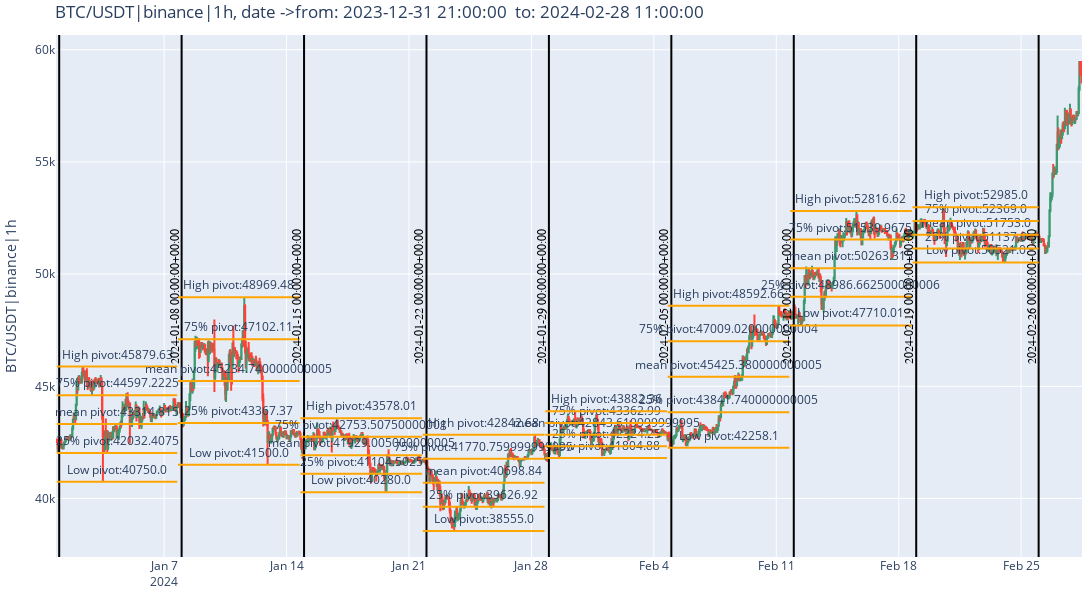

Notebook code for this chart:
### Code cell
levels.plot_Pivots()

### Figure 1 — Plotly figure (JSON) as saved in the notebook; plotly's stock layout.template omitted (floating-point values rounded to 4 significant figures; data arrays with more than 128 entries replaced by an {"elided": "..."} marker saying what was removed)
{"data": [{"close": {"elided": "1407 float values"}, "high": {"elided": "1407 float values"}, "low": {"elided": "1407 float values"}, "name": "candlestick", "open": {"elided": "1407 float values"}, "type": "candlestick", "x": {"elided": "1407 str values"}}], "layout": {"dragmode": "pan", "height": 600, "margin": {"b": 12, "l": 15, "r": 10, "t": 35}, "shapes": [{"editable": true, "label": {"font": {"color": "black", "family": "Courier New, monospace", "size": 12}, "text": "2024-01-01 00:00:00+00:00", "textposition": "bottom left"}, "line": {"color": "black", "width": 2}, "name": "", "type": "line", "x0": "2024-01-01T00:00:00+00:00", "x1": "2024-01-01T00:00:00+00:00", "xref": "x", "y0": 0, "y1": 1, "yref": "y domain"}, {"editable": true, "label": {"text": "Low pivot:40750.0", "textposition": "top center"}, "line": {"color": "orange", "width": 2}, "type": "line", "x0": "2023-12-31T21:00:00", "x1": "2024-01-07T18:00:00", "y0": 40750, "y1": 40750}, {"editable": true, "label": {"text": "25% pivot:42032.4075", "textposition": "top center"}, "line": {"color": "orange", "width": 2}, "type": "line", "x0": "2023-12-31T21:00:00", "x1": "2024-01-07T18:00:00", "y0": 42030.0, "y1": 42030.0}, {"editable": true, "label": {"text": "mean pivot:43314.815", "textposition": "top center"}, "line": {"color": "orange", "width": 2}, "type": "line", "x0": "2023-12-31T21:00:00", "x1": "2024-01-07T18:00:00", "y0": 43310.0, "y1": 43310.0}, {"editable": true, "label": {"text": "75% pivot:44597.2225", "textposition": "top center"}, "line": {"color": "orange", "width": 2}, "type": "line", "x0": "2023-12-31T21:00:00", "x1": "2024-01-07T18:00:00", "y0": 44600.0, "y1": 44600.0}, {"editable": true, "label": {"text": "High pivot:45879.63", "textposition": "top center"}, "line": {"color": "orange", "width": 2}, "type": "line", "x0": "2023-12-31T21:00:00", "x1": "2024-01-07T18:00:00", "y0": 45880.0, "y1": 45880.0}, {"editable": true, "label": {"font": {"color": "black", "family": "Courier New, monospace", "size": 12}, "text": "2024-01-08 00:00:00+00:00", "textposition": "bottom left"}, "line": {"color": "black", "width": 2}, "name": "", "type": "line", "x0": "2024-01-08T00:00:00+00:00", "x1": "2024-01-08T00:00:00+00:00", "xref": "x", "y0": 0, "y1": 1, "yref": "y domain"}, {"editable": true, "label": {"text": "Low pivot:41500.0", "textposition": "top center"}, "line": {"color": "orange", "width": 2}, "type": "line", "x0": "2024-01-07T19:00:00", "x1": "2024-01-14T18:00:00", "y0": 41500, "y1": 41500}, {"editable": true, "label": {"text": "25% pivot:43367.37", "textposition": "top center"}, "line": {"color": "orange", "width": 2}, "type": "line", "x0": "2024-01-07T19:00:00", "x1": "2024-01-14T18:00:00", "y0": 43370.0, "y1": 43370.0}, {"editable": true, "label": {"text": "mean pivot:45234.740000000005", "textposition": "top center"}, "line": {"color": "orange", "width": 2}, "type": "line", "x0": "2024-01-07T19:00:00", "x1": "2024-01-14T18:00:00", "y0": 45230.0, "y1": 45230.0}, {"editable": true, "label": {"text": "75% pivot:47102.11", "textposition": "top center"}, "line": {"color": "orange", "width": 2}, "type": "line", "x0": "2024-01-07T19:00:00", "x1": "2024-01-14T18:00:00", "y0": 47100.0, "y1": 47100.0}, {"editable": true, "label": {"text": "High pivot:48969.48", "textposition": "top center"}, "line": {"color": "orange", "width": 2}, "type": "line", "x0": "2024-01-07T19:00:00", "x1": "2024-01-14T18:00:00", "y0": 48970.0, "y1": 48970.0}, {"editable": true, "label": {"font": {"color": "black", "family": "Courier New, monospace", "size": 12}, "text": "2024-01-15 00:00:00+00:00", "textposition": "bottom left"}, "line": {"color": "black", "width": 2}, "name": "", "type": "line", "x0": "2024-01-15T00:00:00+00:00", "x1": "2024-01-15T00:00:00+00:00", "xref": "x", "y0": 0, "y1": 1, "yref": "y domain"}, {"editable": true, "label": {"text": "Low pivot:40280.0", "textposition": "top center"}, "line": {"color": "orange", "width": 2}, "type": "line", "x0": "2024-01-14T19:00:00", "x1": "2024-01-21T18:00:00", "y0": 40280, "y1": 40280}, {"editable": true, "label": {"text": "25% pivot:41104.5025", "textposition": "top center"}, "line": {"color": "orange", "width": 2}, "type": "line", "x0": "2024-01-14T19:00:00", "x1": "2024-01-21T18:00:00", "y0": 41100.0, "y1": 41100.0}, {"editable": true, "label": {"text": "mean pivot:41929.005000000005", "textposition": "top center"}, "line": {"color": "orange", "width": 2}, "type": "line", "x0": "2024-01-14T19:00:00", "x1": "2024-01-21T18:00:00", "y0": 41930.0, "y1": 41930.0}, {"editable": true, "label": {"text": "75% pivot:42753.50750000001", "textposition": "top center"}, "line": {"color": "orange", "width": 2}, "type": "line", "x0": "2024-01-14T19:00:00", "x1": "2024-01-21T18:00:00", "y0": 42750.0, "y1": 42750.0}, {"editable": true, "label": {"text": "High pivot:43578.01", "textposition": "top center"}, "line": {"color": "orange", "width": 2}, "type": "line", "x0": "2024-01-14T19:00:00", "x1": "2024-01-21T18:00:00", "y0": 43580.0, "y1": 43580.0}, {"editable": true, "label": {"font": {"color": "black", "family": "Courier New, monospace", "size": 12}, "text": "2024-01-22 00:00:00+00:00", "textposition": "bottom left"}, "line": {"color": "black", "width": 2}, "name": "", "type": "line", "x0": "2024-01-22T00:00:00+00:00", "x1": "2024-01-22T00:00:00+00:00", "xref": "x", "y0": 0, "y1": 1, "yref": "y domain"}, {"editable": true, "label": {"text": "Low pivot:38555.0", "textposition": "top center"}, "line": {"color": "orange", "width": 2}, "type": "line", "x0": "2024-01-21T19:00:00", "x1": "2024-01-28T18:00:00", "y0": 38555, "y1": 38555}, {"editable": true, "label": {"text": "25% pivot:39626.92", "textposition": "top center"}, "line": {"color": "orange", "width": 2}, "type": "line", "x0": "2024-01-21T19:00:00", "x1": "2024-01-28T18:00:00", "y0": 39630.0, "y1": 39630.0}, {"editable": true, "label": {"text": "mean pivot:40698.84", "textposition": "top center"}, "line": {"color": "orange", "width": 2}, "type": "line", "x0": "2024-01-21T19:00:00", "x1": "2024-01-28T18:00:00", "y0": 40700.0, "y1": 40700.0}, {"editable": true, "label": {"text": "75% pivot:41770.759999999995", "textposition": "top center"}, "line": {"color": "orange", "width": 2}, "type": "line", "x0": "2024-01-21T19:00:00", "x1": "2024-01-28T18:00:00", "y0": 41770.0, "y1": 41770.0}, {"editable": true, "label": {"text": "High pivot:42842.68", "textposition": "top center"}, "line": {"color": "orange", "width": 2}, "type": "line", "x0": "2024-01-21T19:00:00", "x1": "2024-01-28T18:00:00", "y0": 42840.0, "y1": 42840.0}, {"editable": true, "label": {"font": {"color": "black", "family": "Courier New, monospace", "size": 12}, "text": "2024-01-29 00:00:00+00:00", "textposition": "bottom left"}, "line": {"color": "black", "width": 2}, "name": "", "type": "line", "x0": "2024-01-29T00:00:00+00:00", "x1": "2024-01-29T00:00:00+00:00", "xref": "x", "y0": 0, "y1": 1, "yref": "y domain"}, {"editable": true, "label": {"text": "Low pivot:41804.88", "textposition": "top center"}, "line": {"color": "orange", "width": 2}, "type": "line", "x0": "2024-01-28T19:00:00", "x1": "2024-02-04T18:00:00", "y0": 41800.0, "y1": 41800.0}, {"editable": true, "label": {"text": "25% pivot:42324.25", "textposition": "top center"}, "line": {"color": "orange", "width": 2}, "type": "line", "x0": "2024-01-28T19:00:00", "x1": "2024-02-04T18:00:00", "y0": 42320.0, "y1": 42320.0}, {"editable": true, "label": {"text": "mean pivot:42843.619999999995", "textposition": "top center"}, "line": {"color": "orange", "width": 2}, "type": "line", "x0": "2024-01-28T19:00:00", "x1": "2024-02-04T18:00:00", "y0": 42840.0, "y1": 42840.0}, {"editable": true, "label": {"text": "75% pivot:43362.99", "textposition": "top center"}, "line": {"color": "orange", "width": 2}, "type": "line", "x0": "2024-01-28T19:00:00", "x1": "2024-02-04T18:00:00", "y0": 43360.0, "y1": 43360.0}, {"editable": true, "label": {"text": "High pivot:43882.36", "textposition": "top center"}, "line": {"color": "orange", "width": 2}, "type": "line", "x0": "2024-01-28T19:00:00", "x1": "2024-02-04T18:00:00", "y0": 43880.0, "y1": 43880.0}, {"editable": true, "label": {"font": {"color": "black", "family": "Courier New, monospace", "size": 12}, "text": "2024-02-05 00:00:00+00:00", "textposition": "bottom left"}, "line": {"color": "black", "width": 2}, "name": "", "type": "line", "x0": "2024-02-05T00:00:00+00:00", "x1": "2024-02-05T00:00:00+00:00", "xref": "x", "y0": 0, "y1": 1, "yref": "y domain"}, {"editable": true, "label": {"text": "Low pivot:42258.1", "textposition": "top center"}, "line": {"color": "orange", "width": 2}, "type": "line", "x0": "2024-02-04T19:00:00", "x1": "2024-02-11T18:00:00", "y0": 42260.0, "y1": 42260.0}, {"editable": true, "label": {"text": "25% pivot:43841.740000000005", "textposition": "top center"}, "line": {"color": "orange", "width": 2}, "type": "line", "x0": "2024-02-04T19:00:00", "x1": "2024-02-11T18:00:00", "y0": 43840.0, "y1": 43840.0}, {"editable": true, "label": {"text": "mean pivot:45425.380000000005", "textposition": "top center"}, "line": {"color": "orange", "width": 2}, "type": "line", "x0": "2024-02-04T19:00:00", "x1": "2024-02-11T18:00:00", "y0": 45430.0, "y1": 45430.0}, {"editable": true, "label": {"text": "75% pivot:47009.020000000004", "textposition": "top center"}, "line": {"color": "orange", "width": 2}, "type": "line", "x0": "2024-02-04T19:00:00", "x1": "2024-02-11T18:00:00", "y0": 47010.0, "y1": 47010.0}, {"editable": true, "label": {"text": "High pivot:48592.66", "textposition": "top center"}, "line": {"color": "orange", "width": 2}, "type": "line", "x0": "2024-02-04T19:00:00", "x1": "2024-02-11T18:00:00", "y0": 48590.0, "y1": 48590.0}, {"editable": true, "label": {"font": {"color": "black", "family": "Courier New, monospace", "size": 12}, "text": "2024-02-12 00:00:00+00:00", "textposition": "bottom left"}, "line": {"color": "black", "width": 2}, "name": "", "type": "line", "x0": "2024-02-12T00:00:00+00:00", "x1": "2024-02-12T00:00:00+00:00", "xref": "x", "y0": 0, "y1": 1, "yref": "y domain"}, {"editable": true, "label": {"text": "Low pivot:47710.01", "textposition": "top center"}, "line": {"color": "orange", "width": 2}, "type": "line", "x0": "2024-02-11T19:00:00", "x1": "2024-02-18T18:00:00", "y0": 47710.0, "y1": 47710.0}, {"editable": true, "label": {"text": "25% pivot:48986.662500000006", "textposition": "top center"}, "line": {"color": "orange", "width": 2}, "type": "line", "x0": "2024-02-11T19:00:00", "x1": "2024-02-18T18:00:00", "y0": 48990.0, "y1": 48990.0}, {"editable": true, "label": {"text": "mean pivot:50263.315", "textposition": "top center"}, "line": {"color": "orange", "width": 2}, "type": "line", "x0": "2024-02-11T19:00:00", "x1": "2024-02-18T18:00:00", "y0": 50260.0, "y1": 50260.0}, {"editable": true, "label": {"text": "75% pivot:51539.9675", "textposition": "top center"}, "line": {"color": "orange", "width": 2}, "type": "line", "x0": "2024-02-11T19:00:00", "x1": "2024-02-18T18:00:00", "y0": 51540.0, "y1": 51540.0}, {"editable": true, "label": {"text": "High pivot:52816.62", "textposition": "top center"}, "line": {"color": "orange", "width": 2}, "type": "line", "x0": "2024-02-11T19:00:00", "x1": "2024-02-18T18:00:00", "y0": 52820.0, "y1": 52820.0}, {"editable": true, "label": {"font": {"color": "black", "family": "Courier New, monospace", "size": 12}, "text": "2024-02-19 00:00:00+00:00", "textposition": "bottom left"}, "line": {"color": "black", "width": 2}, "name": "", "type": "line", "x0": "2024-02-19T00:00:00+00:00", "x1": "2024-02-19T00:00:00+00:00", "xref": "x", "y0": 0, "y1": 1, "yref": "y domain"}, {"editable": true, "label": {"font": {"color": "black", "family": "Courier New, monospace", "size": 12}, "text": "2024-02-26 00:00:00+00:00", "textposition": "bottom left"}, "line": {"color": "black", "width": 2}, "name": "", "type": "line", "x0": "2024-02-26T00:00:00+00:00", "x1": "2024-02-26T00:00:00+00:00", "xref": "x", "y0": 0, "y1": 1, "yref": "y domain"}, {"editable": true, "label": {"text": "Low pivot:50521.0", "textposition": "top center"}, "line": {"color": "orange", "width": 2}, "type": "line", "x0": "2024-02-18T19:00:00", "x1": "2024-02-26T00:00:00+00:00", "y0": 50521, "y1": 50521}, {"editable": true, "label": {"text": "25% pivot:51137.0", "textposition": "top center"}, "line": {"color": "orange", "width": 2}, "type": "line", "x0": "2024-02-18T19:00:00", "x1": "2024-02-26T00:00:00+00:00", "y0": 51137, "y1": 51137}, {"editable": true, "label": {"text": "mean pivot:51753.0", "textposition": "top center"}, "line": {"color": "orange", "width": 2}, "type": "line", "x0": "2024-02-18T19:00:00", "x1": "2024-02-26T00:00:00+00:00", "y0": 51753, "y1": 51753}, {"editable": true, "label": {"text": "75% pivot:52369.0", "textposition": "top center"}, "line": {"color": "orange", "width": 2}, "type": "line", "x0": "2024-02-18T19:00:00", "x1": "2024-02-26T00:00:00+00:00", "y0": 52369, "y1": 52369}, {"editable": true, "label": {"text": "High pivot:52985.0", "textposition": "top center"}, "line": {"color": "orange", "width": 2}, "type": "line", "x0": "2024-02-18T19:00:00", "x1": "2024-02-26T00:00:00+00:00", "y0": 52985, "y1": 52985}], "title": {"text": "BTC/USDT|binance|1h, date ->from: 2023-12-31 21:00:00  to: 2024-02-28 11:00:00"}, "width": 1100, "xaxis": {"rangeslider": {"visible": false}}, "yaxis": {"title": {"text": "BTC/USDT|binance|1h"}}}}
